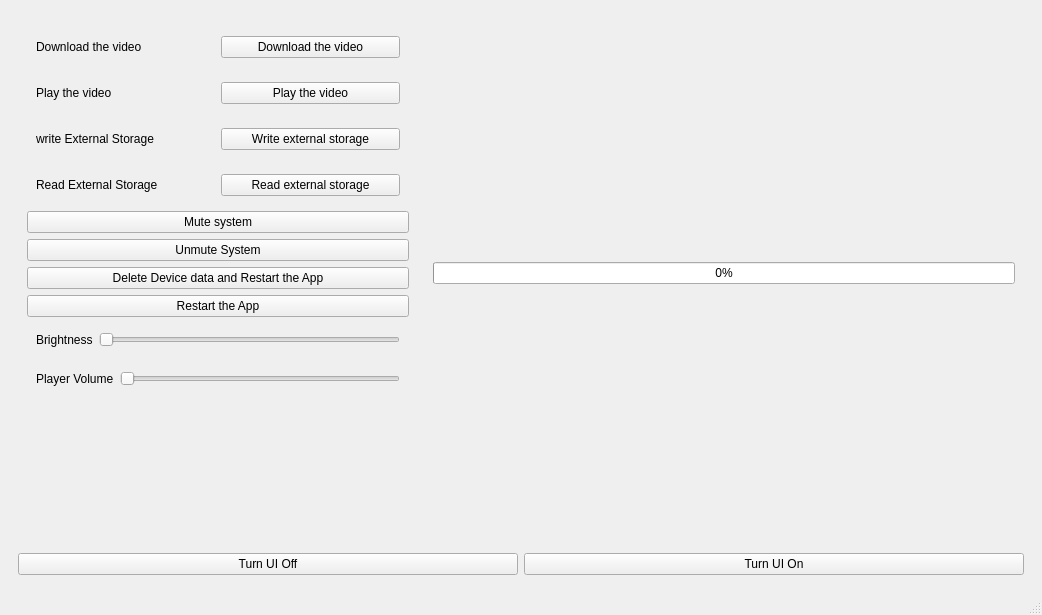
<?xml version="1.0" encoding="UTF-8"?>
<ui version="4.0">
 <class>MainWindow</class>
 <widget class="QMainWindow" name="MainWindow">
  <property name="geometry">
   <rect>
    <x>0</x>
    <y>0</y>
    <width>909</width>
    <height>615</height>
   </rect>
  </property>
  <property name="windowTitle">
   <string>Asta CMS</string>
  </property>
  <widget class="QWidget" name="centralwidget">
   <layout class="QVBoxLayout" name="verticalLayout_3">
    <item>
     <widget class="QStackedWidget" name="stackedWidget">
      <property name="currentIndex">
       <number>0</number>
      </property>
      <widget class="QWidget" name="mainPage">
       <layout class="QHBoxLayout" name="horizontalLayout_6">
        <item>
         <widget class="QWidget" name="mainwidget" native="true">
          <property name="minimumSize">
           <size>
            <width>400</width>
            <height>0</height>
           </size>
          </property>
          <property name="maximumSize">
           <size>
            <width>400</width>
            <height>16777215</height>
           </size>
          </property>
          <layout class="QVBoxLayout" name="verticalLayout">
           <item>
            <widget class="QWidget" name="downloadWidget" native="true">
             <layout class="QHBoxLayout" name="horizontalLayout_5">
              <item>
               <widget class="QLabel" name="downloadWidgetLabel">
                <property name="text">
                 <string>Download the video</string>
                </property>
               </widget>
              </item>
              <item>
               <widget class="QPushButton" name="downloadWidgetButton">
                <property name="text">
                 <string>Download the video</string>
                </property>
               </widget>
              </item>
             </layout>
            </widget>
           </item>
           <item>
            <widget class="QWidget" name="playWidget" native="true">
             <layout class="QHBoxLayout" name="horizontalLayout_4">
              <item>
               <widget class="QLabel" name="playWidgetLabel">
                <property name="text">
                 <string>Play the video</string>
                </property>
               </widget>
              </item>
              <item>
               <widget class="QPushButton" name="playWidgetButton">
                <property name="text">
                 <string>Play the video</string>
                </property>
               </widget>
              </item>
             </layout>
            </widget>
           </item>
           <item>
            <widget class="QWidget" name="writeExtrenalStorageWidget" native="true">
             <layout class="QHBoxLayout" name="horizontalLayout">
              <item>
               <widget class="QLabel" name="writeWidgetLabel">
                <property name="text">
                 <string>write External Storage</string>
                </property>
               </widget>
              </item>
              <item>
               <widget class="QPushButton" name="writeWidgetButton">
                <property name="text">
                 <string>Write external storage</string>
                </property>
               </widget>
              </item>
             </layout>
            </widget>
           </item>
           <item>
            <widget class="QWidget" name="readExtrenalStorageWidget" native="true">
             <layout class="QHBoxLayout" name="horizontalLayout_2">
              <item>
               <widget class="QLabel" name="readWidgetLabel">
                <property name="text">
                 <string>Read External Storage</string>
                </property>
               </widget>
              </item>
              <item>
               <widget class="QPushButton" name="readWidgetButton">
                <property name="text">
                 <string>Read external storage</string>
                </property>
               </widget>
              </item>
             </layout>
            </widget>
           </item>
           <item>
            <widget class="QPushButton" name="muteButton">
             <property name="text">
              <string>Mute system</string>
             </property>
            </widget>
           </item>
           <item>
            <widget class="QPushButton" name="unmuteButton">
             <property name="text">
              <string>Unmute System</string>
             </property>
            </widget>
           </item>
           <item>
            <widget class="QPushButton" name="deleteDeviceDataAndRestartButton">
             <property name="text">
              <string>Delete Device data and Restart the App</string>
             </property>
            </widget>
           </item>
           <item>
            <widget class="QPushButton" name="restartAppButton">
             <property name="text">
              <string>Restart the App</string>
             </property>
            </widget>
           </item>
           <item>
            <widget class="QWidget" name="brightnessWidget" native="true">
             <layout class="QHBoxLayout" name="horizontalLayout_3">
              <item>
               <widget class="QLabel" name="label">
                <property name="text">
                 <string>Brightness</string>
                </property>
               </widget>
              </item>
              <item>
               <widget class="QSlider" name="brightnessSlider">
                <property name="orientation">
                 <enum>Qt::Horizontal</enum>
                </property>
               </widget>
              </item>
             </layout>
            </widget>
           </item>
           <item>
            <widget class="QWidget" name="widget" native="true">
             <layout class="QHBoxLayout" name="horizontalLayout_9">
              <item>
               <widget class="QLabel" name="label_2">
                <property name="text">
                 <string>Player Volume</string>
                </property>
               </widget>
              </item>
              <item>
               <widget class="QSlider" name="playerVolumeSlider">
                <property name="orientation">
                 <enum>Qt::Horizontal</enum>
                </property>
               </widget>
              </item>
             </layout>
            </widget>
           </item>
           <item>
            <spacer name="verticalSpacer">
             <property name="orientation">
              <enum>Qt::Vertical</enum>
             </property>
             <property name="sizeHint" stdset="0">
              <size>
               <width>20</width>
               <height>40</height>
              </size>
             </property>
            </spacer>
           </item>
          </layout>
         </widget>
        </item>
        <item>
         <widget class="QWidget" name="previewWidget" native="true">
          <property name="minimumSize">
           <size>
            <width>600</width>
            <height>0</height>
           </size>
          </property>
          <layout class="QHBoxLayout" name="horizontalLayout_10">
           <item>
            <widget class="QProgressBar" name="progressBar">
             <property name="minimum">
              <number>0</number>
             </property>
             <property name="maximum">
              <number>100</number>
             </property>
             <property name="value">
              <number>0</number>
             </property>
             <property name="textVisible">
              <bool>true</bool>
             </property>
            </widget>
           </item>
          </layout>
         </widget>
        </item>
       </layout>
      </widget>
      <widget class="QWidget" name="blackPage">
       <layout class="QHBoxLayout" name="horizontalLayout_7"/>
      </widget>
     </widget>
    </item>
    <item>
     <widget class="QWidget" name="ToggleUIWidget" native="true">
      <layout class="QHBoxLayout" name="horizontalLayout_8">
       <item>
        <widget class="QPushButton" name="turnUIOffButton">
         <property name="text">
          <string>Turn UI Off</string>
         </property>
        </widget>
       </item>
       <item>
        <widget class="QPushButton" name="turnUIOnButton">
         <property name="text">
          <string>Turn UI On</string>
         </property>
        </widget>
       </item>
      </layout>
     </widget>
    </item>
    <item>
     <layout class="QVBoxLayout" name="overlayLayout"/>
    </item>
   </layout>
  </widget>
  <widget class="QMenuBar" name="menubar">
   <property name="geometry">
    <rect>
     <x>0</x>
     <y>0</y>
     <width>909</width>
     <height>21</height>
    </rect>
   </property>
  </widget>
  <widget class="QStatusBar" name="statusbar"/>
 </widget>
 <resources/>
 <connections/>
</ui>
